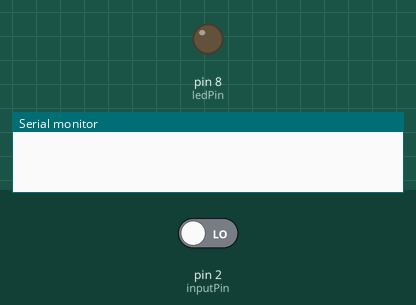
A sketch run on a simulated Arduino Uno, built with avr-gcc and run on an emulated ATmega328P. Parts: output pins drawn as LEDs (lit = HIGH), the last lines printed to the serial monitor. The inputs (shaded band) are chosen by the test bench; at power-on: pin 2 (inputPin) LOW.

Above: at 1.2 s.
1.3 s: pin 2 (inputPin) driven HIGH
At 2.4 s:
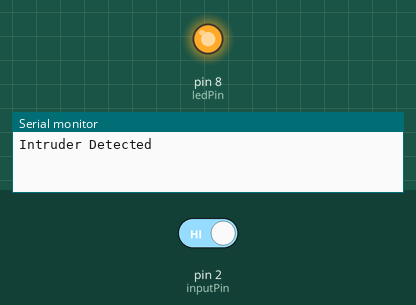
2.8 s: pin 2 (inputPin) driven LOW
At 3.5 s:
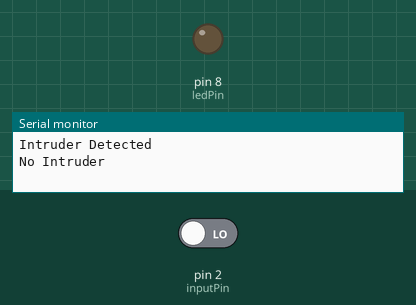
Timing chart, 0 to 5.8 s (numbered marks = the images above; inputs shaded):
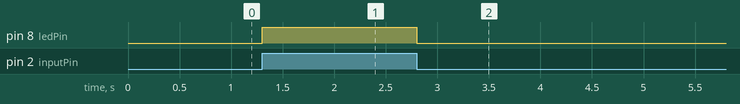

The sketch:

intruder_security.ino
```cpp
int ledPin = 8;
int inputPin = 2;
int pirState = LOW;
int val = 0;

void setup() {
  pinMode(ledPin, OUTPUT);
  pinMode(inputPin, INPUT);

  Serial.begin(9600);
}

void loop(){
  val = digitalRead(inputPin);
  if (val == HIGH) {
    digitalWrite(ledPin, HIGH);
    if (pirState == LOW) {

      Serial.println("Intruder Detected");

      pirState = HIGH;
    }
  } else {
    digitalWrite(ledPin, LOW);
    if (pirState == HIGH){

      Serial.println("No Intruder");

      pirState = LOW;
    }
  }
}
```

Measured:
- after the input at 1.3 s, pin 8 (ledPin): LOW → HIGH at once
- after the input at 2.8 s, pin 8 (ledPin): HIGH → LOW at once
